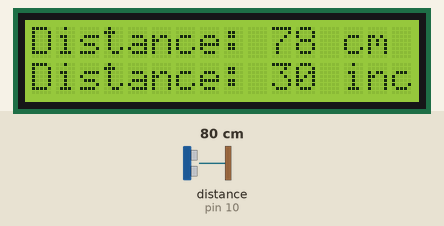
Recording of a sketch running on a simulated Arduino Uno, built with avr-gcc and run on an emulated ATmega328P. Shown: 16×2 character LCD. Wiring (inferred from the names in the program): ultrasonic range finder: trigger pin 9; echo pin 10. The inputs (shaded band) are chosen by the test bench; at power-on: distance to the obstacle (sensor on pin 10) 80 cm. The echo pulse lasts 58.3 µs per cm.

Above: at 1.26 s.
1.3 s: distance to the obstacle (sensor on pin 10) set to 2 cm
At 2.5 s:
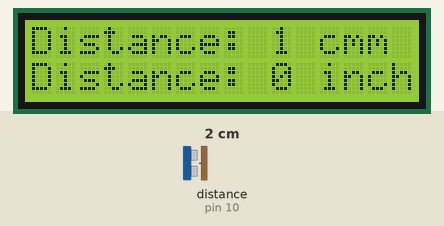
2.8 s: distance to the obstacle (sensor on pin 10) set to 18 cm
At 3.8 s:
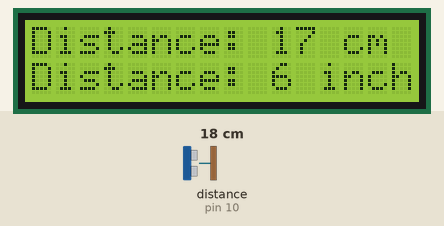
4.3 s: distance to the obstacle (sensor on pin 10) set to 4 cm
At 5.3 s:
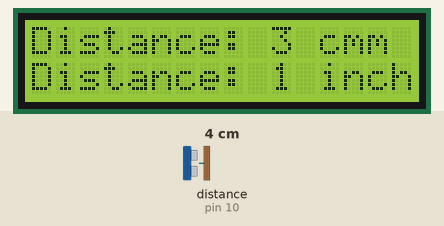
Timing chart, 0 to 7.3 s (numbered marks = the images above; inputs shaded):
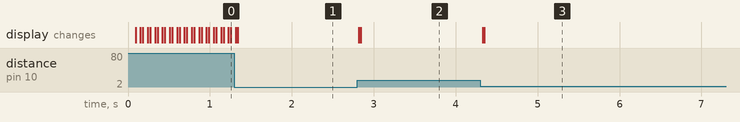

Measured:
- after the input at 1.3 s, the display: first differs from a run without the input at once (image 1)
- after the input at 2.8 s, the display: first changes at once (image 2 shows a later state)
- after the input at 4.3 s, the display: first changes at once (image 3 shows a later state)

The sketch:

ultrassom.ino
```cpp
#include <LiquidCrystal.h> // incluir a biblioteca LiquidCrystal

// criar um objeto LCD com os parâmetros (rs, enable, d4, d5, d6, d7)
LiquidCrystal lcd(1, 2, 4, 5, 6, 7);

const int trigPin = 9; // pino a ser usado pelo 'trigger' do sensor
const int echoPin = 10; // pino ser usado pelo 'echo' do sensor
long duration;
int distanceCm, distanceInch; // variáveis usadas pelo display

void setup() {

    // inicializar a interface da tela LCD e
    // especificar as dimensões do display
    lcd.begin(16,2);
    pinMode(trigPin, OUTPUT);
    pinMode(echoPin, INPUT);

}

loop() {

    // processo de escrita dos pinos
    // do sensor para o Arduino
    digitalWrite(trigPin, LOW);
    delayMicroseconds(2);

    digitalWrite(trigPin, HIGH);
    delayMicroseconds(10);

    digitalWrite(trigPin, LOW);

    // operação de cálculo da distância de acordo com o tempo
    // de eco do ultrassom do sensor, com constantes de acordo
    // com as medidas, neste caso centímetros e polegadas
    duration = pulseIn(echoPin, HIGH);
    distanceCm= duration*0.034/2;
    distanceInch = duration*0.0133/2;

    // processo de escrita no display
    lcd.setCursor(0,0); // coordenada de escrita do texto no display
    lcd.print("Distance: "); // imprimir palavra 'Distance" no display
    lcd.print(distanceCm); // imprimir valor da distância do sensor
    lcd.print(" cm"); // concatenar com 'cm'

    delay(10);

    // o mesmo se repete, desta vez para as polegadas
    lcd.setCursor(0,1);
    lcd.print("Distance: ");
    lcd.print(distanceInch);
    lcd.print(" inch");

    delay(10);

}
```
